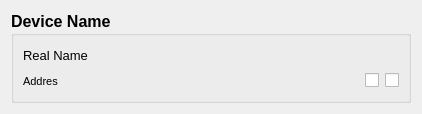
<?xml version="1.0" encoding="UTF-8"?>
<ui version="4.0">
 <class>DeviceView</class>
 <widget class="QWidget" name="DeviceView">
  <property name="geometry">
   <rect>
    <x>0</x>
    <y>0</y>
    <width>408</width>
    <height>97</height>
   </rect>
  </property>
  <property name="windowTitle">
   <string>Form</string>
  </property>
  <layout class="QGridLayout" name="gridLayout">
   <item row="0" column="0">
    <widget class="QGroupBox" name="device">
     <property name="minimumSize">
      <size>
       <width>400</width>
       <height>0</height>
      </size>
     </property>
     <property name="font">
      <font>
       <pointsize>12</pointsize>
       <weight>75</weight>
       <bold>true</bold>
      </font>
     </property>
     <property name="title">
      <string>Device Name</string>
     </property>
     <layout class="QGridLayout" name="gridLayout_2">
      <item row="1" column="0" colspan="2">
       <widget class="QLabel" name="address">
        <property name="minimumSize">
         <size>
          <width>0</width>
          <height>17</height>
         </size>
        </property>
        <property name="font">
         <font>
          <pointsize>8</pointsize>
          <weight>50</weight>
          <bold>false</bold>
         </font>
        </property>
        <property name="toolTip">
         <string>Device address</string>
        </property>
        <property name="text">
         <string>Addres</string>
        </property>
       </widget>
      </item>
      <item row="1" column="4">
       <widget class="QCheckBox" name="connected">
        <property name="font">
         <font>
          <pointsize>11</pointsize>
          <weight>50</weight>
          <bold>false</bold>
         </font>
        </property>
        <property name="toolTip">
         <string>Connection status</string>
        </property>
        <property name="text">
         <string/>
        </property>
        <property name="tristate">
         <bool>true</bool>
        </property>
       </widget>
      </item>
      <item row="0" column="0" colspan="5">
       <widget class="QLabel" name="realName">
        <property name="minimumSize">
         <size>
          <width>0</width>
          <height>20</height>
         </size>
        </property>
        <property name="font">
         <font>
          <pointsize>10</pointsize>
          <weight>50</weight>
          <bold>false</bold>
         </font>
        </property>
        <property name="toolTip">
         <string>Real device name</string>
        </property>
        <property name="text">
         <string>Real Name</string>
        </property>
       </widget>
      </item>
      <item row="1" column="2">
       <spacer name="horizontalSpacer">
        <property name="orientation">
         <enum>Qt::Horizontal</enum>
        </property>
        <property name="sizeHint" stdset="0">
         <size>
          <width>40</width>
          <height>20</height>
         </size>
        </property>
       </spacer>
      </item>
      <item row="1" column="3">
       <widget class="QCheckBox" name="trusted">
        <property name="text">
         <string/>
        </property>
        <property name="tristate">
         <bool>true</bool>
        </property>
       </widget>
      </item>
     </layout>
    </widget>
   </item>
  </layout>
 </widget>
 <resources/>
 <connections/>
</ui>
